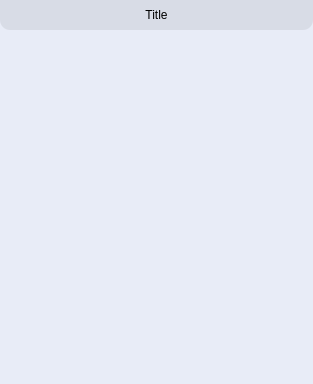
<?xml version="1.0" encoding="UTF-8"?>
<ui version="4.0">
 <class>Node</class>
 <widget class="QWidget" name="Node">
  <property name="geometry">
   <rect>
    <x>0</x>
    <y>0</y>
    <width>313</width>
    <height>384</height>
   </rect>
  </property>
  <property name="windowTitle">
   <string>Form</string>
  </property>
  <property name="styleSheet">
   <string notr="true">QWidget#Node{
border-radius: 20px;
background-color: rgb(232, 236, 247);
	border-color: rgb(0, 170, 255);
border-width: 3px;
}</string>
  </property>
  <layout class="QVBoxLayout" name="verticalLayout">
   <property name="spacing">
    <number>0</number>
   </property>
   <property name="leftMargin">
    <number>0</number>
   </property>
   <property name="topMargin">
    <number>0</number>
   </property>
   <property name="rightMargin">
    <number>0</number>
   </property>
   <property name="bottomMargin">
    <number>0</number>
   </property>
   <item>
    <widget class="QWidget" name="titlecont" native="true">
     <property name="minimumSize">
      <size>
       <width>0</width>
       <height>30</height>
      </size>
     </property>
     <property name="maximumSize">
      <size>
       <width>16777215</width>
       <height>30</height>
      </size>
     </property>
     <layout class="QHBoxLayout" name="horizontalLayout">
      <property name="spacing">
       <number>0</number>
      </property>
      <property name="leftMargin">
       <number>0</number>
      </property>
      <property name="topMargin">
       <number>0</number>
      </property>
      <property name="rightMargin">
       <number>0</number>
      </property>
      <property name="bottomMargin">
       <number>0</number>
      </property>
      <item>
       <widget class="QWidget" name="titlecont2" native="true">
        <property name="styleSheet">
         <string notr="true">QWidget#titlecont2{
	background-color: rgb(216, 220, 230);
border-bottom-left-radius: 10px;
border-bottom-right-radius: 10px;
}</string>
        </property>
        <layout class="QHBoxLayout" name="horizontalLayout_2">
         <property name="spacing">
          <number>0</number>
         </property>
         <property name="leftMargin">
          <number>0</number>
         </property>
         <property name="topMargin">
          <number>0</number>
         </property>
         <property name="rightMargin">
          <number>0</number>
         </property>
         <property name="bottomMargin">
          <number>0</number>
         </property>
         <item>
          <widget class="QLabel" name="title">
           <property name="font">
            <font/>
           </property>
           <property name="text">
            <string>Title</string>
           </property>
           <property name="alignment">
            <set>Qt::AlignCenter</set>
           </property>
          </widget>
         </item>
        </layout>
       </widget>
      </item>
     </layout>
    </widget>
   </item>
   <item>
    <widget class="QWidget" name="customzone" native="true">
     <property name="sizePolicy">
      <sizepolicy hsizetype="Preferred" vsizetype="Preferred">
       <horstretch>0</horstretch>
       <verstretch>0</verstretch>
      </sizepolicy>
     </property>
     <property name="maximumSize">
      <size>
       <width>16777215</width>
       <height>0</height>
      </size>
     </property>
    </widget>
   </item>
   <item>
    <widget class="QWidget" name="signalpincontent" native="true">
     <property name="sizePolicy">
      <sizepolicy hsizetype="Preferred" vsizetype="Expanding">
       <horstretch>0</horstretch>
       <verstretch>0</verstretch>
      </sizepolicy>
     </property>
     <layout class="QHBoxLayout" name="horizontalLayout_3">
      <property name="spacing">
       <number>0</number>
      </property>
      <property name="leftMargin">
       <number>0</number>
      </property>
      <property name="topMargin">
       <number>5</number>
      </property>
      <property name="rightMargin">
       <number>0</number>
      </property>
      <property name="bottomMargin">
       <number>5</number>
      </property>
      <item>
       <widget class="QWidget" name="widget_4" native="true">
        <layout class="QVBoxLayout" name="verticalLayout_2">
         <property name="spacing">
          <number>0</number>
         </property>
         <property name="leftMargin">
          <number>0</number>
         </property>
         <property name="topMargin">
          <number>0</number>
         </property>
         <property name="rightMargin">
          <number>0</number>
         </property>
         <property name="bottomMargin">
          <number>0</number>
         </property>
         <item>
          <widget class="QWidget" name="widget" native="true"/>
         </item>
         <item>
          <widget class="QWidget" name="widget_2" native="true"/>
         </item>
        </layout>
       </widget>
      </item>
      <item>
       <widget class="QWidget" name="widget_6" native="true"/>
      </item>
      <item>
       <widget class="QWidget" name="widget_5" native="true">
        <layout class="QVBoxLayout" name="verticalLayout_3">
         <property name="leftMargin">
          <number>0</number>
         </property>
         <property name="topMargin">
          <number>0</number>
         </property>
         <property name="rightMargin">
          <number>0</number>
         </property>
         <item>
          <widget class="QWidget" name="widget_3" native="true"/>
         </item>
         <item>
          <widget class="QWidget" name="widget_7" native="true"/>
         </item>
        </layout>
       </widget>
      </item>
     </layout>
    </widget>
   </item>
  </layout>
 </widget>
 <resources/>
 <connections/>
</ui>
